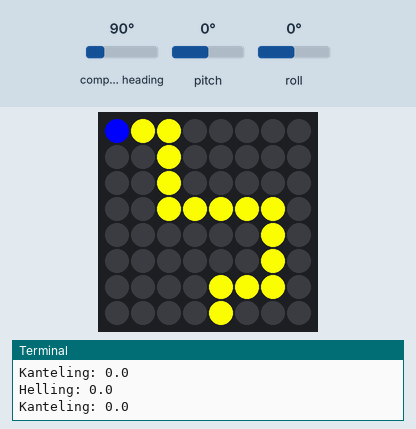
Recording of a program running on a simulated Raspberry Pi (BCM pin numbers) with a Sense HAT. Parts: the Sense HAT's 8×8 RGB LED matrix, the last lines printed to the terminal. The inputs (shaded band) are chosen by the test bench; at power-on: pitch 0°, roll 0°, compass heading 90°. The Sense HAT reports a negative pitch or roll as 360° plus the angle.

Above: at 1.2 s.
1.3 s: pitch set to -86°
At 2.27 s:
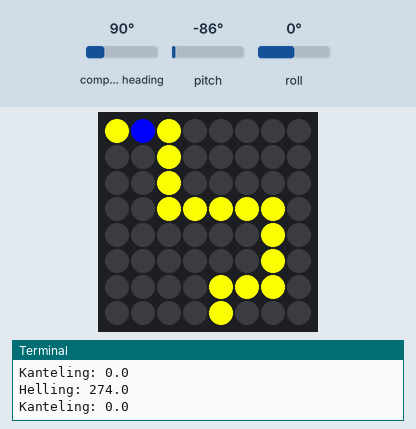
3.9 s: roll set to 86°
5.6 s: roll set to -86°
At 6.75 s:
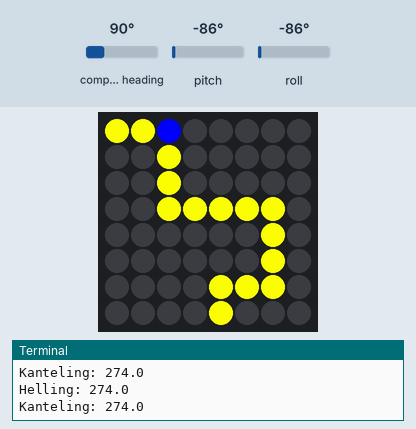
Timing chart, 0 to 8.6 s (numbered marks = the images above; inputs shaded):
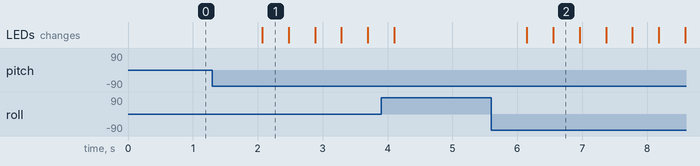

Measured:
- after the input at 1.3 s, the LEDs: change after 0.77 s (image 1)
- after the input at 5.6 s, the LEDs: first change after 0.54 s (image 2 shows a later state)
- what the display in image 1 shows lasts 0.4 s, from 2.1 s to 2.5 s

The program:

tightrope-finished-main.py
```python
#!/bin/python3

from sense_hat import SenseHat
from time import sleep

sense = SenseHat()

y = [255, 255, 0]
x = [0, 0, 0]
b = [0, 0, 255]

persx = 0
persy = 0

pad = [
  y,y,y,x,x,x,x,x,
  x,x,y,x,x,x,x,x,
  x,x,y,x,x,x,x,x,
  x,x,y,y,y,y,y,x,
  x,x,x,x,x,x,y,x,
  x,x,x,x,x,x,y,x,
  x,x,x,x,y,y,y,x,
  x,x,x,x,y,x,x,x
]

while True:
  sense.set_pixels(pad)
  sense.set_pixel(persx, persy, b)

  helling = sense.get_orientation()['pitch']
  kanteling = sense.get_orientation()['roll']

  print('Helling:', helling)
  print('Kanteling:', kanteling)

  if 270 < helling < 315 and persx < 7:
    persx += 1

  if 45 < helling < 90 and persx > 0:
    persx -= 1

  if 45 < kanteling < 90 and persy < 7:
    persy += 1

  if 270 < kanteling < 315 and persy > 0:
    persy -= 1

  huidige = sense.get_pixel(persx, persy)
  if huidige == x:
    persx = 0
    persy = 0

  sleep(0.4)
```
